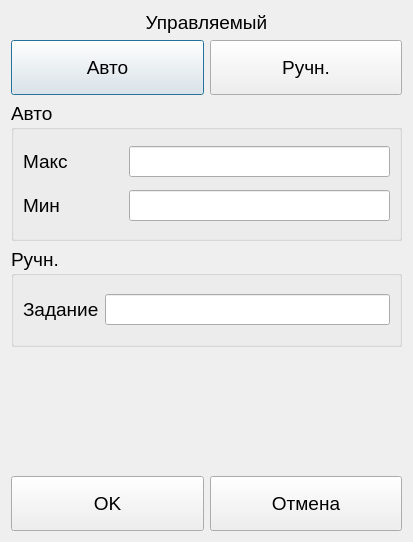
<?xml version="1.0" encoding="UTF-8"?>
<ui version="4.0">
 <class>EditAnalogFanDialog</class>
 <widget class="QDialog" name="EditAnalogFanDialog">
  <property name="geometry">
   <rect>
    <x>0</x>
    <y>0</y>
    <width>413</width>
    <height>542</height>
   </rect>
  </property>
  <property name="font">
   <font>
    <pointsize>14</pointsize>
   </font>
  </property>
  <property name="windowTitle">
   <string>Dialog</string>
  </property>
  <layout class="QGridLayout" name="gridLayout">
   <item row="3" column="0">
    <widget class="QGroupBox" name="groupBox_2">
     <property name="minimumSize">
      <size>
       <width>0</width>
       <height>100</height>
      </size>
     </property>
     <property name="title">
      <string>Ручн.</string>
     </property>
     <layout class="QGridLayout" name="gridLayout_3">
      <item row="0" column="0">
       <widget class="QLabel" name="label_2">
        <property name="text">
         <string>Задание</string>
        </property>
       </widget>
      </item>
      <item row="0" column="1">
       <widget class="QClickableLineEdit" name="txtSetPoint"/>
      </item>
     </layout>
    </widget>
   </item>
   <item row="0" column="0">
    <widget class="QLabel" name="label">
     <property name="maximumSize">
      <size>
       <width>16777215</width>
       <height>25</height>
      </size>
     </property>
     <property name="text">
      <string>Управляемый</string>
     </property>
     <property name="alignment">
      <set>Qt::AlignCenter</set>
     </property>
    </widget>
   </item>
   <item row="1" column="0">
    <layout class="QHBoxLayout" name="horizontalLayout">
     <item>
      <widget class="QPushButton" name="btnAuto">
       <property name="minimumSize">
        <size>
         <width>0</width>
         <height>55</height>
        </size>
       </property>
       <property name="maximumSize">
        <size>
         <width>16777215</width>
         <height>55</height>
        </size>
       </property>
       <property name="text">
        <string>Авто</string>
       </property>
       <property name="checkable">
        <bool>true</bool>
       </property>
       <property name="autoExclusive">
        <bool>true</bool>
       </property>
      </widget>
     </item>
     <item>
      <widget class="QPushButton" name="btnManual">
       <property name="minimumSize">
        <size>
         <width>0</width>
         <height>55</height>
        </size>
       </property>
       <property name="maximumSize">
        <size>
         <width>16777215</width>
         <height>55</height>
        </size>
       </property>
       <property name="text">
        <string>Ручн.</string>
       </property>
       <property name="checkable">
        <bool>true</bool>
       </property>
       <property name="autoExclusive">
        <bool>true</bool>
       </property>
      </widget>
     </item>
    </layout>
   </item>
   <item row="2" column="0">
    <widget class="QGroupBox" name="groupBox">
     <property name="minimumSize">
      <size>
       <width>0</width>
       <height>140</height>
      </size>
     </property>
     <property name="maximumSize">
      <size>
       <width>16777215</width>
       <height>200</height>
      </size>
     </property>
     <property name="title">
      <string>Авто</string>
     </property>
     <layout class="QGridLayout" name="gridLayout_2">
      <item row="0" column="0">
       <widget class="QLabel" name="lblMax">
        <property name="minimumSize">
         <size>
          <width>100</width>
          <height>0</height>
         </size>
        </property>
        <property name="text">
         <string>Макс</string>
        </property>
       </widget>
      </item>
      <item row="0" column="1">
       <widget class="QClickableLineEdit" name="txtMax"/>
      </item>
      <item row="1" column="0">
       <widget class="QLabel" name="label_3">
        <property name="minimumSize">
         <size>
          <width>100</width>
          <height>0</height>
         </size>
        </property>
        <property name="text">
         <string>Мин</string>
        </property>
       </widget>
      </item>
      <item row="1" column="1">
       <widget class="QClickableLineEdit" name="txtMin"/>
      </item>
     </layout>
    </widget>
   </item>
   <item row="5" column="0">
    <layout class="QHBoxLayout" name="horizontalLayout_2">
     <item>
      <widget class="QPushButton" name="btnAccept">
       <property name="minimumSize">
        <size>
         <width>0</width>
         <height>55</height>
        </size>
       </property>
       <property name="text">
        <string>OK</string>
       </property>
       <property name="icon">
        <iconset resource="../../Resources.qrc">
         <normaloff>:/Images/ok.png</normaloff>:/Images/ok.png</iconset>
       </property>
       <property name="iconSize">
        <size>
         <width>42</width>
         <height>42</height>
        </size>
       </property>
      </widget>
     </item>
     <item>
      <widget class="QPushButton" name="btnCancel">
       <property name="minimumSize">
        <size>
         <width>0</width>
         <height>55</height>
        </size>
       </property>
       <property name="text">
        <string>Отмена</string>
       </property>
       <property name="icon">
        <iconset resource="../../Resources.qrc">
         <normaloff>:/Images/delete.png</normaloff>:/Images/delete.png</iconset>
       </property>
       <property name="iconSize">
        <size>
         <width>42</width>
         <height>42</height>
        </size>
       </property>
      </widget>
     </item>
    </layout>
   </item>
   <item row="4" column="0">
    <spacer name="verticalSpacer">
     <property name="orientation">
      <enum>Qt::Vertical</enum>
     </property>
     <property name="sizeHint" stdset="0">
      <size>
       <width>20</width>
       <height>40</height>
      </size>
     </property>
    </spacer>
   </item>
  </layout>
 </widget>
 <customwidgets>
  <customwidget>
   <class>QClickableLineEdit</class>
   <extends>QLineEdit</extends>
   <header location="global">Controls/qclickablelineedit.h</header>
  </customwidget>
 </customwidgets>
 <resources>
  <include location="../../Resources.qrc"/>
 </resources>
 <connections/>
</ui>
